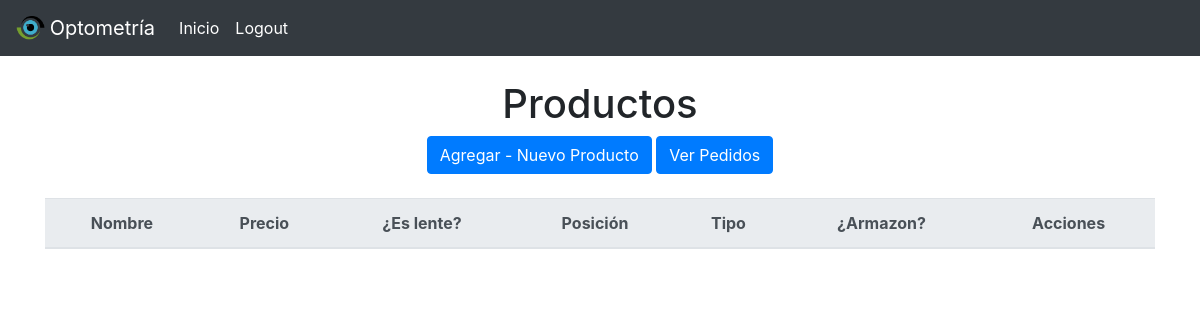
The app's page /catalogo/ (signed in), older data.
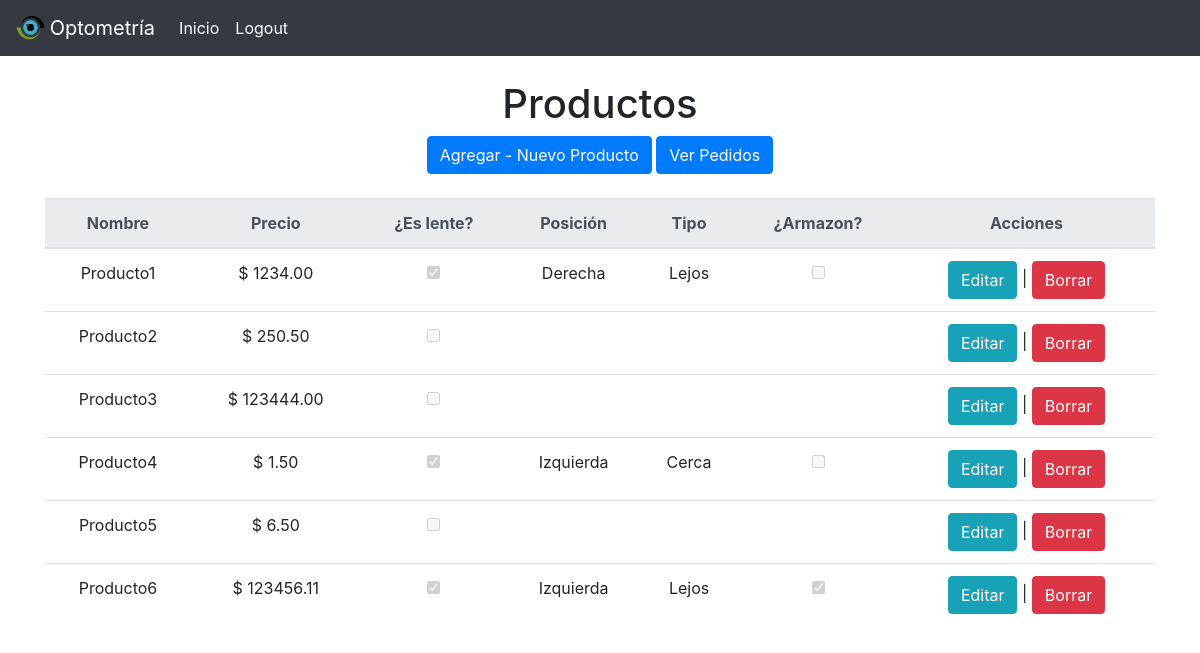
The same page, newer data.
### orders/models.py (models this page shows, shortened)
class Product(models.Model):
    name = models.CharField(max_length=64,
                            verbose_name="Nombre")
    price = models.DecimalField(max_digits=32,
                                decimal_places=2,
                                verbose_name="Precio")
    is_glass = models.BooleanField(verbose_name="Lente", default=False)
    POS = (
        ('IZQ', 'Izquierda'),
        ('DER', 'Derecha'),
    )
    position = models.CharField(verbose_name="Posición",
                                max_length=3,
                                choices=POS,
                                blank=True,
                                null=True)
    TYPE = (
        ('LEJ', 'Lejos'),
        ('CER', 'Cerca'),
    )
    type = models.CharField(verbose_name="Tipo",
                            max_length=3,
                            choices=TYPE,
                            blank=True,
                            null=True)
    frame = models.BooleanField(verbose_name="Armazon",
                                blank=True,
                                null=True)
    class Meta:
        verbose_name = "Producto"
        verbose_name_plural = "Productos"

### orders/views.py (the view)
# urls.py: url(r'^catalogo/$', group_required('Vendedor')(ProductList.as_view()), name='catalog'),
class ProductList(ListView):
    model = Product

### orders/templates/orders/product_list.html (shortened to what this page needs)
{% extends "index/base.html" %}
{% block navbar %} {% include "index/logout.html" %}{% endblock %}
{% block content %}
<div class="container mt-4 text-center">
        <h1>Productos</h1>
    <a href="{% url 'orders:product_new'%}" class="btn btn-primary">Agregar - Nuevo Producto</a>
    <a href="{% url 'orders:list'%}" class="btn btn-primary">Ver Pedidos</a>
    <table class="table mt-4">
        <tr>
            <thead class="thead-light">
                <tr>
                    <th scope="col">Nombre</th>
                    <th scope="col">Precio</th>
                    <th scope="col">¿Es lente?</th>
                    <th scope="col">Posición</th>
                    <th scope="col">Tipo</th>
                    <th scope="col">¿Armazon?</th>
                    <th scope="col">Acciones</th>
                </tr>
            </thead>
            <tbody>
                {% for product in object_list %}
                <tr>
                    <td>{{product.name}}</td>
                    <td>$ {{product.price}}</td>
                    <td><input type="checkbox" name="published" disabled="false" {% if product.is_glass %}checked{% endif %} /></td>
                    <td>{% if product.is_glass %} {{product.get_position_display}} {% endif %}</td>
                    <td>{% if product.is_glass %} {{product.get_type_display}} {% endif %}</td>
                    <td>{% if product.is_glass %} <input type="checkbox" name="published" disabled="false" {% if product.frame %}checked{% endif %} />{% endif %}</td>
                    <td>
                        <a href="{% url 'orders:product_edit' product.id %}" class="btn btn-info">Editar</a> |
                        <a href="{% url 'orders:product_delete' product.id %}" class="btn btn-danger">Borrar</a>
                    </td>
                </tr>
                {% endfor %}
            </tbody>
        </tr>
    </table>
</div>
{% endblock %}

### index/templates/index/base.html (shortened to what this page needs)
<!doctype html>
<html lang="es">
<head>
    {% load static %}
    {% load bootstrap4 %}
    {% bootstrap_css %}
</head>
<body>
 <nav class="navbar navbar-expand-md navbar-dark bg-dark ">
      <img src="{% static '/img/logo.png' %}" width="2.5%" height="2.5%" class="d-inline-block align-top" alt="">&nbsp;
      <a class="navbar-brand" href="#">Optometría</a>
      <div class="collapse navbar-collapse" id="navbarsExampleDefault">
        <ul class="navbar-nav mr-auto">
          <li class="nav-item active">
            <a class="nav-link" href="/">Inicio <span class="sr-only">(current)</span></a>
          </li>
            {% block navbar %}{% endblock %}
        </ul>
      </div>
    </nav>
{% block content %}
{% endblock %}
</body>
</html>

### index/templates/index/logout.html
<li class="nav-item active">
    <a class="nav-link" href="/logout">Logout</a>
</li>

Row changes from the older to the newer data that the page shows:
added Product: name "Producto1", price "1234.00", is_glass "☑", position "Derecha", type "Lejos"
added Product: name "Producto2", price "250.50"
added Product: name "Producto3", price "123444.00"
added Product: name "Producto4", price "1.50", is_glass "☑", position "Izquierda", type "Cerca"
added Product: name "Producto5", price "6.50"
added Product: name "Producto6", price "123456.11", is_glass "☑", position "Izquierda", type "Lejos", frame "☑"
